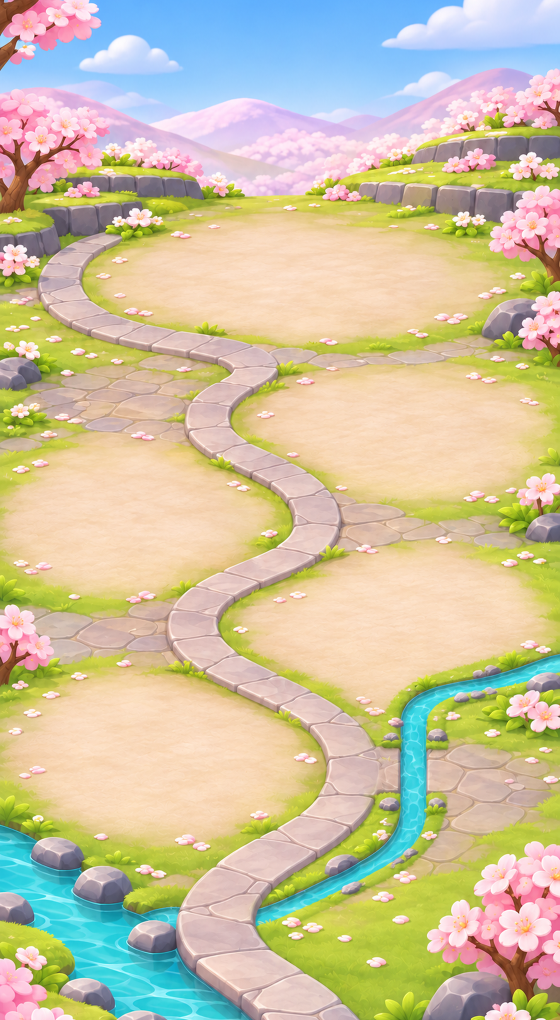
#> input picture docs/v2/制作记录/补充20261119/P2-9/M07/rejected/background_ext_before_local_alignment.png, 1120 x 2040 px (shown at 1/2 size)
$ python align_stream.py
#> lines starting #> are read from the running program, lines starting #| are printed output that depends on the picture
"""Align the generated stream with the actual B34 arch, retaining the art's pixels/materials.

Only the new M07 background is edited. Monotone local horizontal remapping moves
the narrow stream about 120px left below the bridge opening, with smooth vertical
taper back into the generated channel. No building, template, or old map changes.
"""
from pathlib import Path
import hashlib
import json
import numpy as np
from PIL import Image
from scipy.interpolate import PchipInterpolator
from scipy.ndimage import map_coordinates

ROOT = Path(__file__).resolve().parent
source = ROOT / 'rejected/background_ext_before_local_alignment.png'
image = np.asarray(Image.open(source).convert('RGB'))
#> image is the input picture: shape (2040, 1120, 3); mean R, G, B 204.4, 194.5, 162.1
assert image.shape == (2040, 1120, 3)
yy, xx = np.indices(image.shape[:2], dtype=np.float64)
xmap = xx.copy()
for row in range(2040):
    distance = abs(row - (1310 + 99))
    if distance >= 210:
        continue
    shift = 120 * np.cos(distance / 210 * np.pi / 2) ** 2
    destination = np.array([0, 533, 728, 1119], dtype=float)
    origin = destination.copy()
    origin[2] += shift
    curve = PchipInterpolator(destination, origin)
    xmap[row] = curve(xx[row])
    assert np.all(np.diff(xmap[row]) > 0), 'No folded or duplicated strip'
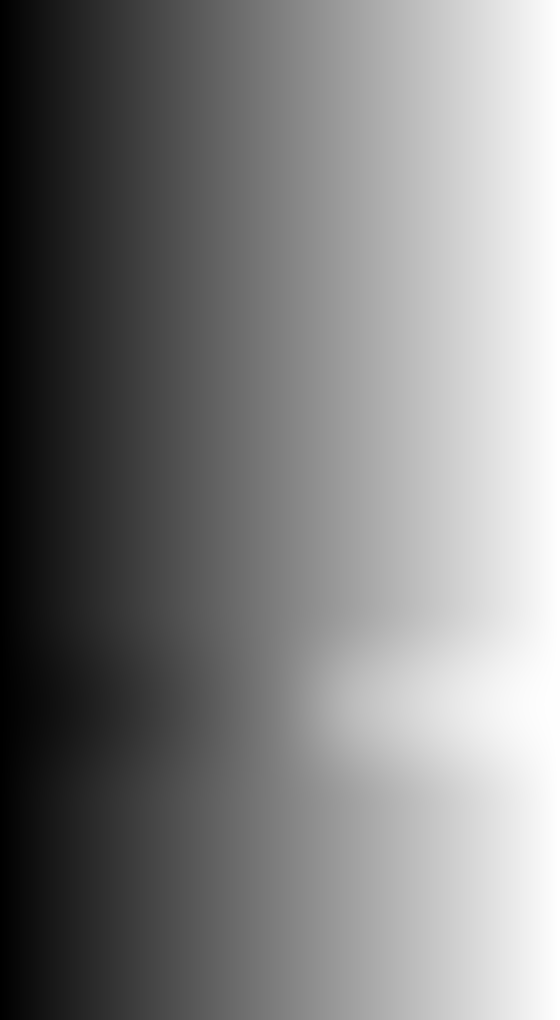
#> xmap: shape (2040, 1120) float64 (shown at 1/2 size); min 0, max 1119, mean 562.3; drawn with min black and max white
result = np.stack([map_coordinates(image[:, :, channel], [yy, xmap], order=1,
                                  mode='nearest') for channel in range(3)], axis=2)
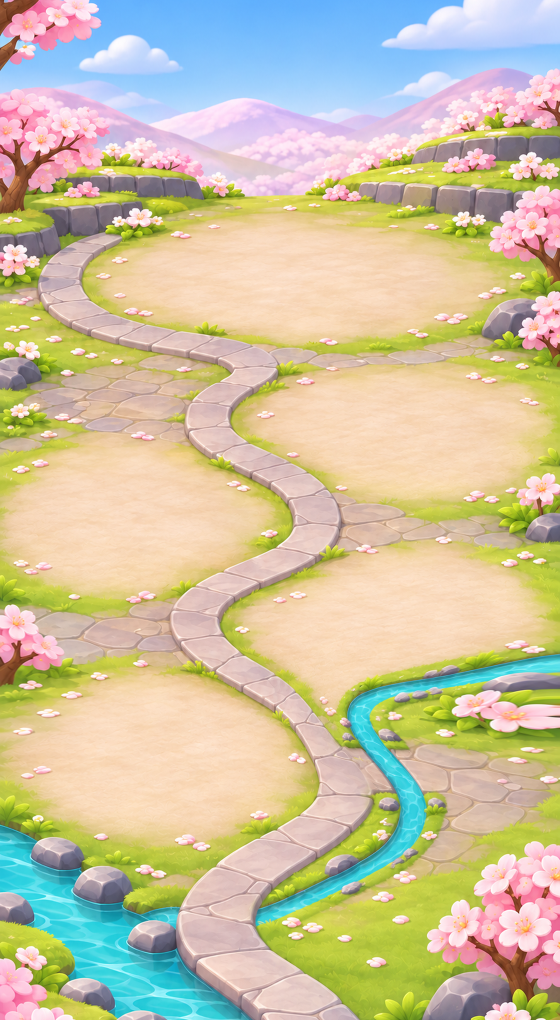
#> result: shape (2040, 1120, 3) (shown at 1/2 size); mean R, G, B 203.9, 194.2, 161.7
target = ROOT / 'raw/background.png'
Image.fromarray(result.astype(np.uint8), 'RGB').save(target)
digest = lambda p: hashlib.sha256(p.read_bytes()).hexdigest()
record = dict(method='local monotone stream alignment, not a new AI generation',
              source=source.relative_to(ROOT).as_posix(), sourceSHA256=digest(source),
              output='raw/background.png', outputSHA256=digest(target),
              originalViewShiftPx=120, originalViewArchCenter=[595, 1310],
              verticalTaperHalfHeightPx=210,
              note='Move water through the arch; leave both stone feet on the banks. '
                   'Final background and extension are cropped from this same corrected image.')
(ROOT / 'stream_alignment.json').write_text(json.dumps(record, ensure_ascii=False, indent=2) + '\n', encoding='utf-8')
jobs = ROOT / 'jobs.json'
#> (the run stopped early here; a loop or call above may not have finished)
